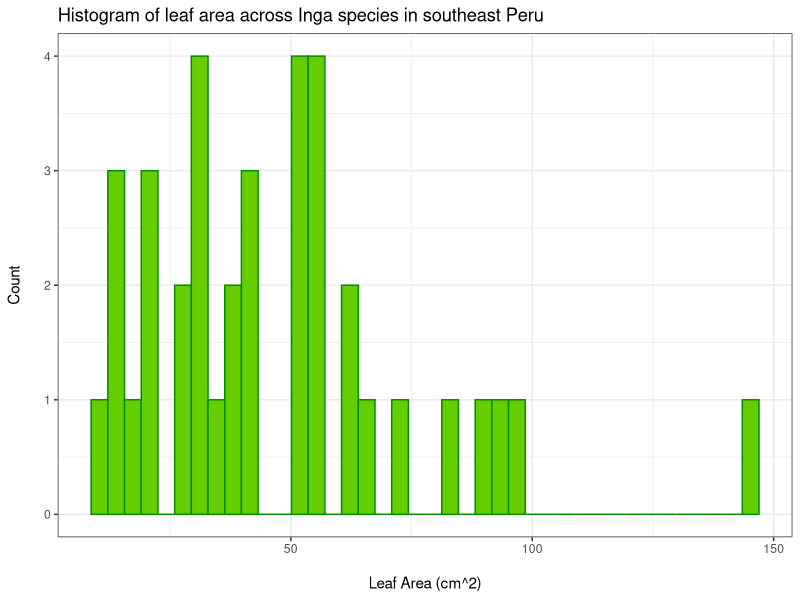
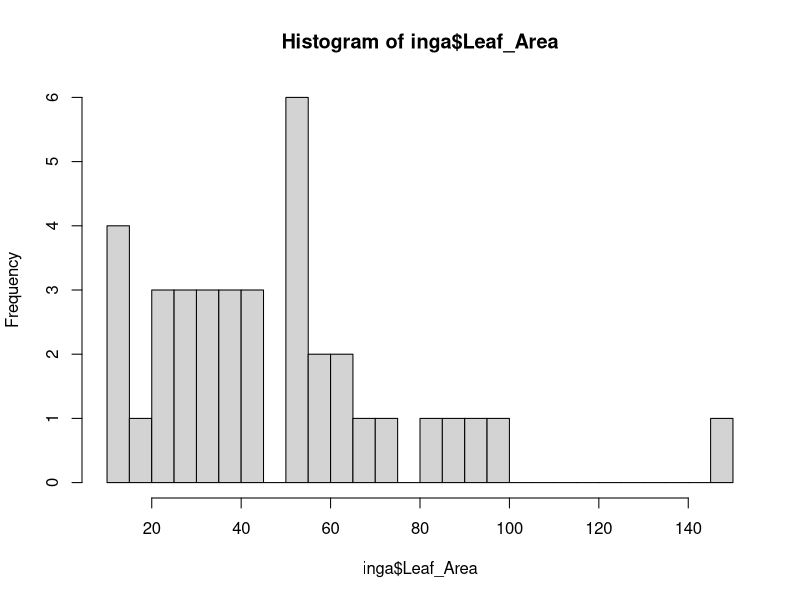

R code for these plots, in order: (Note: this script raises an error after producing the figures.)
# Laura Barraclough 19/11/2021
# Professional Skills Assignment
# email:s1729795

# SECTION 1

#Load libraries and data ----

library(tidyverse)  #for data manipulation and visualization

inga<- read.csv("data/Inga_traits.csv")

# PART a: make a histogram for leaf area 
(leaf_hist<- ggplot(inga, aes(x=Leaf_Area)) +
  geom_histogram(bins = 40, colour= "#008B00", fill= "#66CD00") +
    theme_bw() +
    ylab("Count\n") +
    xlab("\nLeaf Area (cm^2)") +
    labs(title = "Histogram of leaf area across Inga species in southeast Peru"))
#ggsave(leaf_hist, filename = "graphs/histogram_1.png")

(leaf_hist_2<- hist(inga$Leaf_Area, breaks = 37))
summary(inga$Leaf_Area)
  
# PART b
inga<- mutate(inga, log(Leaf_Area)) #log leaf areas
inga<- rename(inga, Log.Leaf_Area = `log(Leaf_Area)`)

leaf_hist_3<- hist(inga$`log(Leaf_Area)`, breaks = 37)

(leaf_hist_4<- ggplot(inga, aes(x= Log.Leaf_Area)) +
    geom_histogram(bins = 40, colour= "#008B00", fill= "#66CD00") +
    theme_bw() +
    ylab("Count\n") +
    xlab("\n Log Leaf Area (cm^2)") +
    labs(title = "Histogram of log leaf area across Inga species in southeast Peru"))
ggsave(leaf_hist_4, filename = "graphs/histogram_2.png")  
